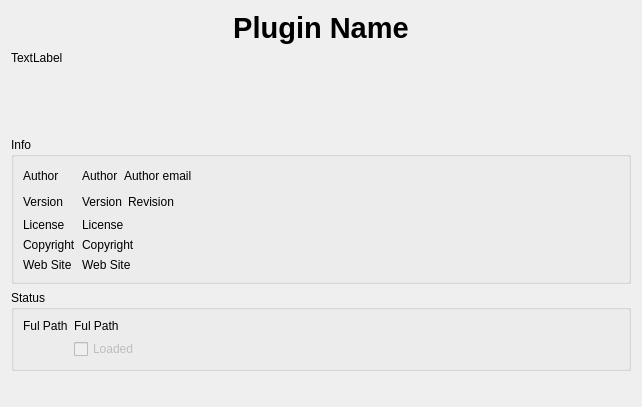
<?xml version="1.0" encoding="UTF-8"?>
<ui version="4.0">
 <class>pluginInfoForm</class>
 <widget class="QWidget" name="pluginInfoForm">
  <property name="geometry">
   <rect>
    <x>0</x>
    <y>0</y>
    <width>642</width>
    <height>407</height>
   </rect>
  </property>
  <property name="windowTitle">
   <string>Form</string>
  </property>
  <layout class="QVBoxLayout" name="verticalLayout">
   <item>
    <widget class="QLabel" name="nameValue">
     <property name="font">
      <font>
       <pointsize>22</pointsize>
       <weight>75</weight>
       <bold>true</bold>
      </font>
     </property>
     <property name="text">
      <string>Plugin Name</string>
     </property>
     <property name="alignment">
      <set>Qt::AlignCenter</set>
     </property>
     <property name="textInteractionFlags">
      <set>Qt::LinksAccessibleByMouse|Qt::TextSelectableByMouse</set>
     </property>
    </widget>
   </item>
   <item>
    <widget class="QLabel" name="descriptionValue">
     <property name="minimumSize">
      <size>
       <width>0</width>
       <height>80</height>
      </size>
     </property>
     <property name="text">
      <string>TextLabel</string>
     </property>
     <property name="alignment">
      <set>Qt::AlignLeading|Qt::AlignLeft|Qt::AlignTop</set>
     </property>
     <property name="textInteractionFlags">
      <set>Qt::LinksAccessibleByMouse|Qt::TextSelectableByMouse</set>
     </property>
    </widget>
   </item>
   <item>
    <widget class="QGroupBox" name="infoGroupBox">
     <property name="title">
      <string>Info</string>
     </property>
     <layout class="QFormLayout" name="infoFormLayout">
      <item row="0" column="0">
       <widget class="QLabel" name="authorLabel">
        <property name="text">
         <string>Author</string>
        </property>
       </widget>
      </item>
      <item row="0" column="1">
       <layout class="QHBoxLayout" name="versionHorizontalLayout">
        <item>
         <widget class="QLabel" name="authorValue">
          <property name="text">
           <string>Author</string>
          </property>
          <property name="textInteractionFlags">
           <set>Qt::LinksAccessibleByMouse|Qt::TextSelectableByMouse</set>
          </property>
         </widget>
        </item>
        <item>
         <widget class="QLabel" name="emailValue">
          <property name="text">
           <string>Author email</string>
          </property>
          <property name="openExternalLinks">
           <bool>true</bool>
          </property>
          <property name="textInteractionFlags">
           <set>Qt::LinksAccessibleByMouse|Qt::TextSelectableByMouse</set>
          </property>
         </widget>
        </item>
        <item>
         <spacer name="authorHorizontalSpacer">
          <property name="orientation">
           <enum>Qt::Horizontal</enum>
          </property>
          <property name="sizeHint" stdset="0">
           <size>
            <width>40</width>
            <height>20</height>
           </size>
          </property>
         </spacer>
        </item>
       </layout>
      </item>
      <item row="1" column="0">
       <widget class="QLabel" name="versionLabel">
        <property name="text">
         <string>Version</string>
        </property>
       </widget>
      </item>
      <item row="1" column="1">
       <layout class="QHBoxLayout" name="authorHorizontalLayout">
        <item>
         <widget class="QLabel" name="versionValue">
          <property name="text">
           <string>Version</string>
          </property>
          <property name="textInteractionFlags">
           <set>Qt::LinksAccessibleByMouse|Qt::TextSelectableByMouse</set>
          </property>
         </widget>
        </item>
        <item>
         <widget class="QLabel" name="revisionValue">
          <property name="text">
           <string>Revision</string>
          </property>
          <property name="textInteractionFlags">
           <set>Qt::LinksAccessibleByMouse|Qt::TextSelectableByMouse</set>
          </property>
         </widget>
        </item>
        <item>
         <spacer name="versionHorizontalSpacer">
          <property name="orientation">
           <enum>Qt::Horizontal</enum>
          </property>
          <property name="sizeHint" stdset="0">
           <size>
            <width>40</width>
            <height>20</height>
           </size>
          </property>
         </spacer>
        </item>
       </layout>
      </item>
      <item row="2" column="0">
       <widget class="QLabel" name="licenseLabel">
        <property name="text">
         <string>License</string>
        </property>
       </widget>
      </item>
      <item row="2" column="1">
       <widget class="QLabel" name="licenseValue">
        <property name="text">
         <string>License</string>
        </property>
        <property name="textInteractionFlags">
         <set>Qt::LinksAccessibleByMouse|Qt::TextSelectableByMouse</set>
        </property>
       </widget>
      </item>
      <item row="3" column="0">
       <widget class="QLabel" name="copyrightLabel">
        <property name="text">
         <string>Copyright</string>
        </property>
       </widget>
      </item>
      <item row="3" column="1">
       <widget class="QLabel" name="copyrightValue">
        <property name="text">
         <string>Copyright</string>
        </property>
        <property name="textInteractionFlags">
         <set>Qt::LinksAccessibleByMouse|Qt::TextSelectableByMouse</set>
        </property>
       </widget>
      </item>
      <item row="4" column="0">
       <widget class="QLabel" name="websiteLabel">
        <property name="text">
         <string>Web Site</string>
        </property>
       </widget>
      </item>
      <item row="4" column="1">
       <widget class="QLabel" name="websiteValue">
        <property name="text">
         <string>Web Site</string>
        </property>
        <property name="openExternalLinks">
         <bool>true</bool>
        </property>
        <property name="textInteractionFlags">
         <set>Qt::LinksAccessibleByMouse|Qt::TextSelectableByMouse</set>
        </property>
       </widget>
      </item>
     </layout>
    </widget>
   </item>
   <item>
    <widget class="QGroupBox" name="statusGroupBox">
     <property name="title">
      <string>Status</string>
     </property>
     <layout class="QFormLayout" name="statusFormLayout">
      <item row="0" column="0">
       <widget class="QLabel" name="fullPathLabel">
        <property name="text">
         <string>Ful Path</string>
        </property>
        <property name="textInteractionFlags">
         <set>Qt::LinksAccessibleByMouse</set>
        </property>
       </widget>
      </item>
      <item row="0" column="1">
       <widget class="QLabel" name="fullPathValue">
        <property name="text">
         <string>Ful Path</string>
        </property>
        <property name="textInteractionFlags">
         <set>Qt::LinksAccessibleByMouse|Qt::TextSelectableByMouse</set>
        </property>
       </widget>
      </item>
      <item row="1" column="1">
       <widget class="QCheckBox" name="loadedCheckBox">
        <property name="enabled">
         <bool>false</bool>
        </property>
        <property name="text">
         <string>Loaded</string>
        </property>
       </widget>
      </item>
     </layout>
    </widget>
   </item>
   <item>
    <spacer name="verticalSpacer">
     <property name="orientation">
      <enum>Qt::Vertical</enum>
     </property>
     <property name="sizeHint" stdset="0">
      <size>
       <width>20</width>
       <height>12</height>
      </size>
     </property>
    </spacer>
   </item>
  </layout>
 </widget>
 <resources/>
 <connections/>
</ui>
